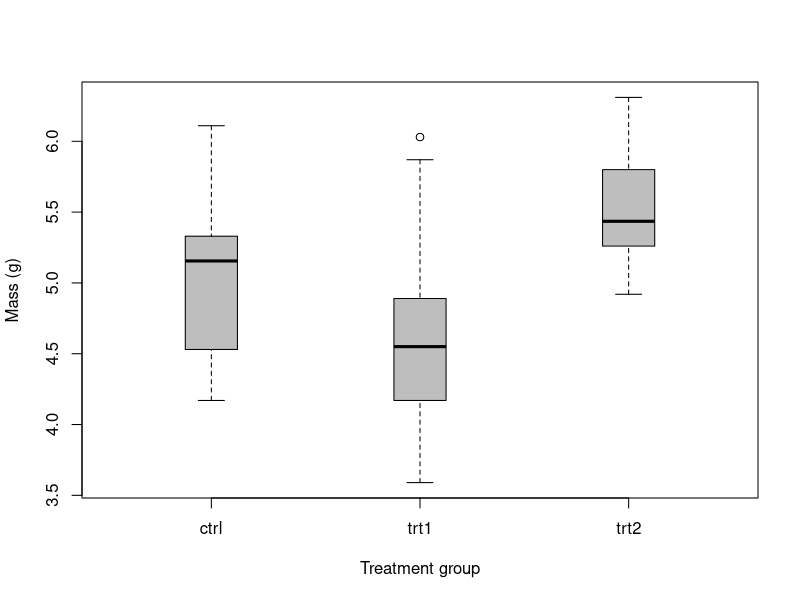
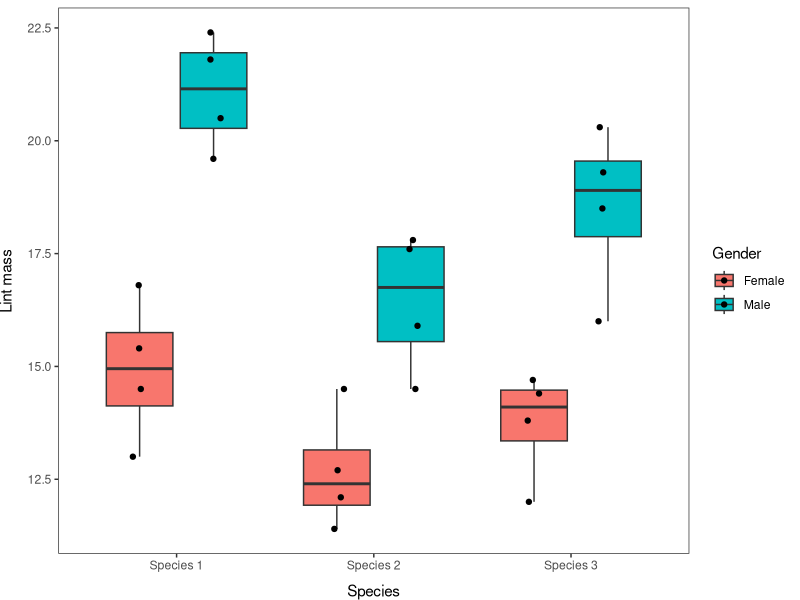
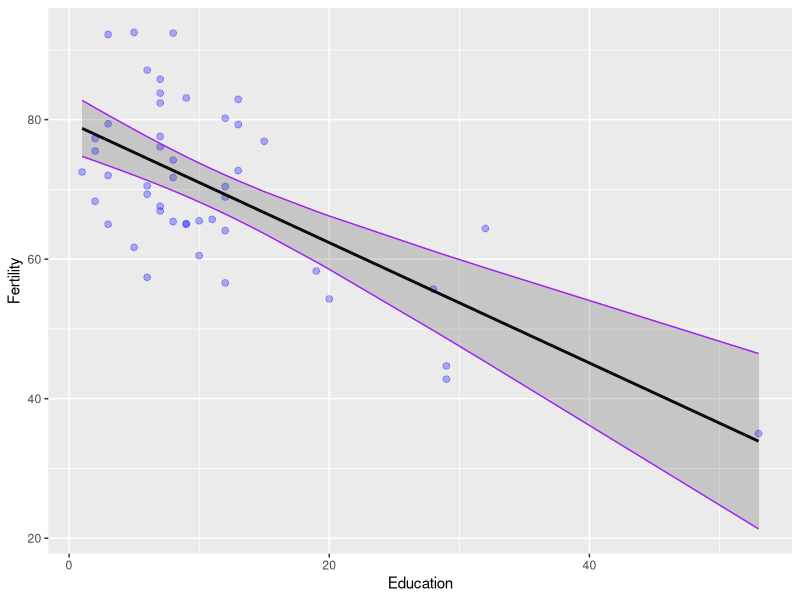

Generate these figures, in order, with R:
## ---- chunk 1
library(tidyverse)
## ---- chunk 2
data(PlantGrowth)
## ---- chunk 3
str(PlantGrowth)
## ---- chunk 4
# Fit the model
model <- lm(weight~group, data=PlantGrowth)

# Print the model object to the console
model

## ---- chunk 5
# Save anova table to an object
plant_nova <- anova(model)

# Have a look at the goodness
print(plant_nova)

## ---- chunk 6
# Look at the names of the anova() output
# We want the "Sum Sq" bit
names(plant_nova)

## ---- chunk 7
# Here is the sum of squares for the model
# Have to use back-ticks for spaces, sigh
ssb <- plant_nova$`Sum Sq`[1]

# And the sum of squares total is the sum
# of the column in this case
sst <- sum(plant_nova$`Sum Sq`)

# Some quick division, and we get...
R2 <- ssb/sst
## ---- chunk 8
print(R2)

## ---- chunk 9
# Print the summary of the model
summary(model)

## ---- chunk 10
coeffs <- data.frame( summary(model)$coefficients )

## ---- chunk 11
# Calculate and print mean weight
# for the group ctrl in PlantGrowth
PlantGrowth %>%
  filter(group == 'ctrl') %>%
  summarize(avg = mean(weight))

## ---- chunk 12
# Assign model coefficients to objects
ctrl <- coeffs$Estimate[1]
trt1 <- coeffs$Estimate[2]
trt2 <- coeffs$Estimate[3]

# Calculate group means for trt1 and trt2
# from the model
trt1_prediction <- ctrl + trt1
trt2_prediction <- ctrl + trt2

print(c(trt1_prediction, trt2_prediction))

## ---- chunk 13
TukeyHSD(    # The function that does the Tukey test
  aov(       # A wrapper for lm objects
    model    # The model that we ran above
    )
  )

## ---- chunk 14
# Make a boxplot of weight by group
# using the PlantGrowth data and 
# base graphics
boxplot(
  weight~group,           # Relationship of interest as formula
  data=PlantGrowth,       # Name of the data set
  col='gray',             # Fill color for boxes
  ylab='Mass (g)',        # Y-axis label
  xlab='Treatment group', # X-axis label
  boxwex=.25
  )
## ---- chunk 15
# Read in the data:
lint <- read.csv('data/lint.txt')
## ---- chunk 16
# Fit the model and save it to an object
lint.model<- lm(lintmass~species + gender, data = lint)

# Look at the summary of the model fit
summary(lint.model)

# Print the anova table
anova(lint.model)
## ---- chunk 17
lint %>% 
  ggplot(aes(x = species, y = lintmass, fill=gender)) +
    geom_boxplot() +
    geom_point(position=position_jitterdodge(.1)) +
    xlab('Species') +
    ylab('Lint mass') +
    labs(fill = "Gender") +
    theme_bw() +
    theme(axis.title.x = element_text(vjust=-1),
          axis.title.y = element_text(vjust=3),
          panel.grid = element_blank()
          )

## ---- chunk 18
# Fit a new model that includes an interaction, signified by '*'
lint.modeli <- lm(lintmass~species * gender, data=lint)

# Summarize the model
summary(lint.modeli)

# Print an ANOVA table for the model
anova(lint.modeli)
## ---- chunk 19
data(swiss)
## ---- chunk 20
# Fit the model and assign it to a named object
fert_mod <- lm(Fertility ~ Education, data = swiss)

# Summarize the model
summary(fert_mod)
## ---- chunk 21
# Make predictions from the fitted model object using observed data
predicted_fertility = predict(fert_mod, interval = 'confidence')

# Add these to the swiss data
swiss_pred <- cbind(swiss, predicted_fertility)

## ---- chunk 22
# Sets up data and aesthetics
ggplot(swiss_pred, 
       aes(x = Education, y = Fertility)) +
  # Adds raw data as points
  geom_point(colour = 'blue', fill = 'blue', alpha = 0.3, size = 2) +
  # Adds regression line
  geom_line( aes(y = fit), size = 1) +
  # Adds 95% confidence interval
  geom_ribbon(aes(ymin = lwr, ymax = upr), color = 'purple', alpha = .2) +
  # Adds sweet style tweaks of your choosing
  theme(legend.position = "none")
  
## ---- chunk 23
multiple_mod <- lm(Fertility ~ Education + Catholic, data = swiss)

summary(multiple_mod)

## ---- chunk 24
full_mod <- lm(
  Fertility ~ Agriculture + Examination + Education + Catholic,
  data = swiss
  )

summary(full_mod)
